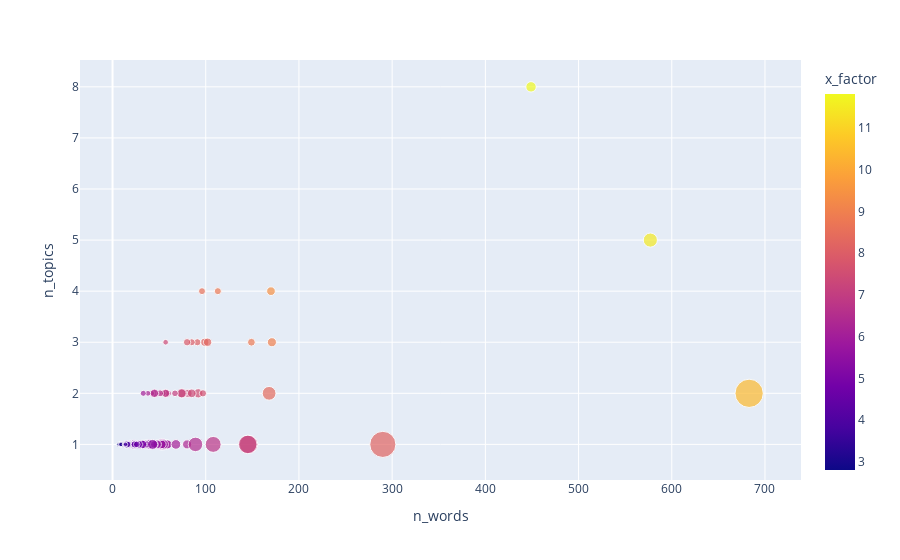

Notebook source saved alongside this figure:
### Code cell
px.scatter(model.PHRASE, 'n_words', 'n_topics', size='topic_weight_mean', color=model.PHRASE.x_factor, hover_name=model.PHRASE.index, width=600)

### Figure 1 — Plotly figure (JSON) as saved in the notebook; plotly's stock layout.template omitted (floating-point values rounded to 4 significant figures; data arrays with more than 128 entries replaced by an {"elided": "..."} marker saying what was removed)
{"data": [{"hovertemplate": "<b>%{hovertext}</b><br><br>n_words=%{x}<br>n_topics=%{y}<br>topic_weight_mean=%{marker.size}<br>x_factor=%{marker.color}<extra></extra>", "hovertext": {"elided": "145 str values"}, "legendgroup": "", "marker": {"color": {"elided": "145 float values"}, "coloraxis": "coloraxis", "size": {"elided": "145 float values"}, "sizemode": "area", "sizeref": 7.606e-05, "symbol": "circle"}, "mode": "markers", "name": "", "orientation": "v", "showlegend": false, "type": "scatter", "x": {"elided": "145 int values"}, "xaxis": "x", "y": {"elided": "145 int values"}, "yaxis": "y"}], "layout": {"autosize": true, "coloraxis": {"colorbar": {"title": {"text": "x_factor"}}, "colorscale": [[0, "#0d0887"], [0.1111, "#46039f"], [0.2222, "#7201a8"], [0.3333, "#9c179e"], [0.4444, "#bd3786"], [0.5556, "#d8576b"], [0.6667, "#ed7953"], [0.7778, "#fb9f3a"], [0.8889, "#fdca26"], [1, "#f0f921"]]}, "legend": {"itemsizing": "constant", "tracegroupgap": 0}, "margin": {"t": 60}, "xaxis": {"anchor": "y", "autorange": true, "domain": [0, 1], "range": [-33.6, 733.2], "title": {"text": "n_words"}, "type": "linear"}, "yaxis": {"anchor": "x", "autorange": true, "domain": [0, 1], "range": [-0.009391, 8.664], "title": {"text": "n_topics"}, "type": "linear"}}}
